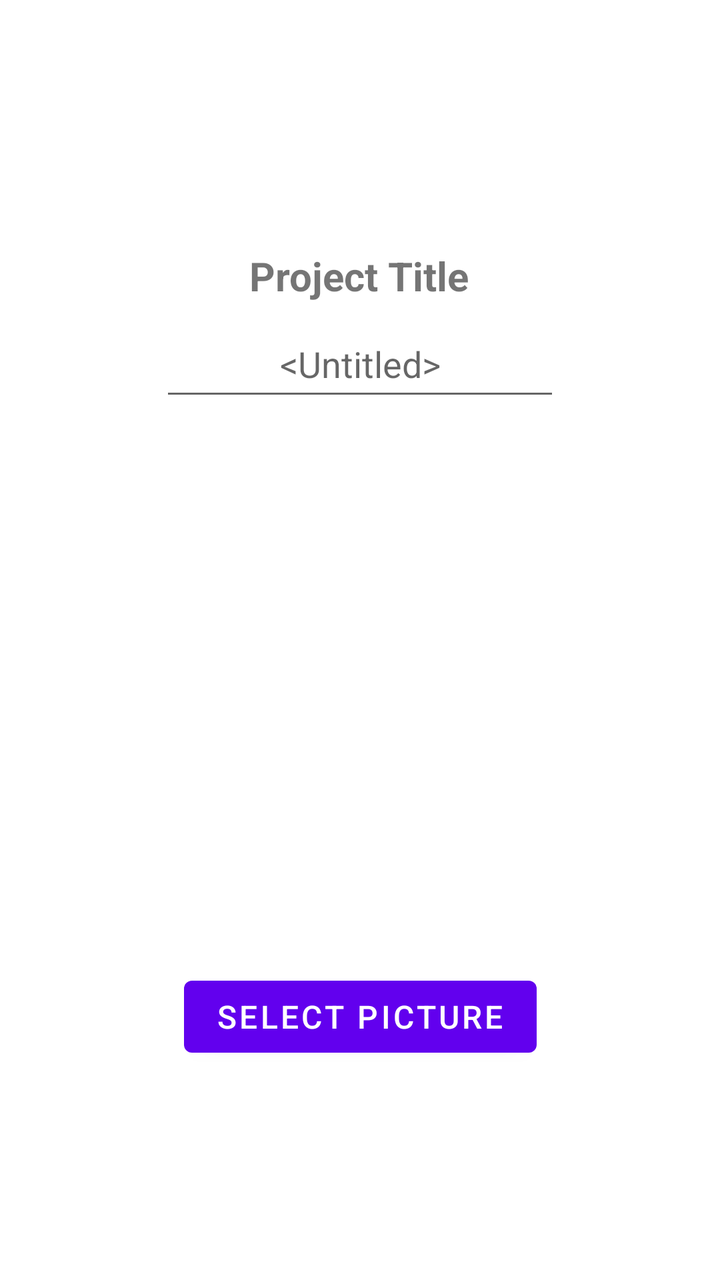
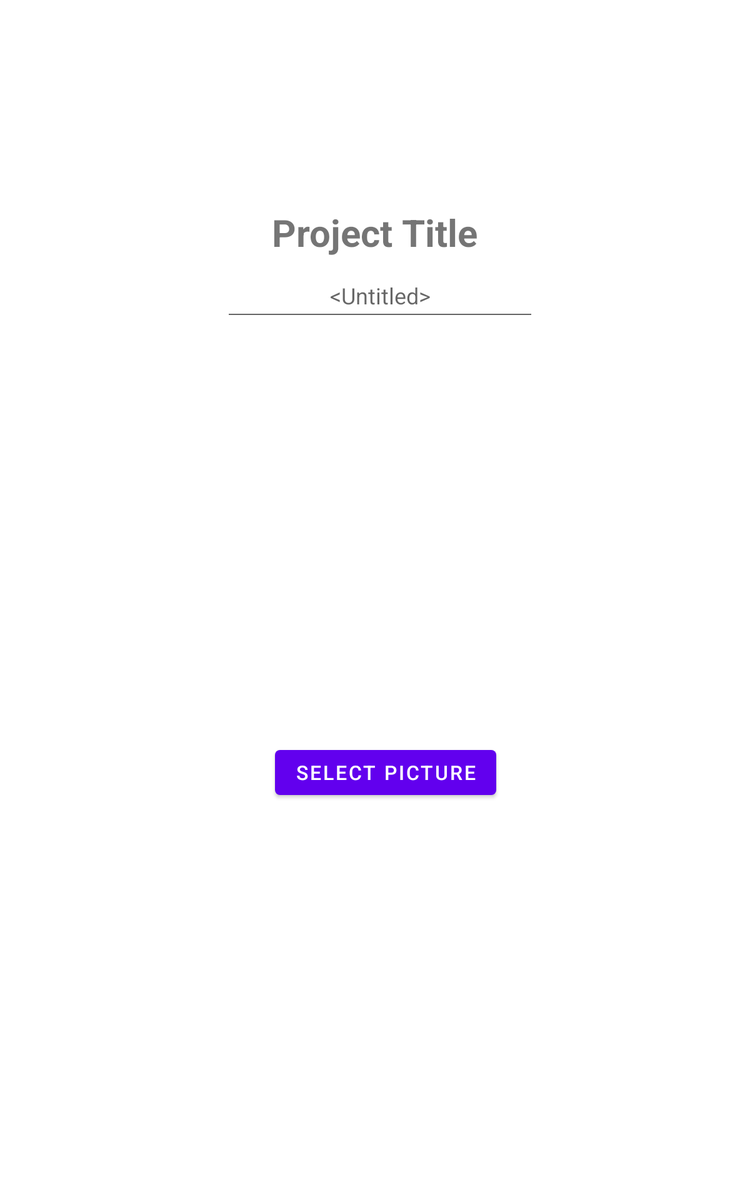

An Android layout and its configuration variant, each rendered on a device that would load it. The default file and the variant file are quoted in full after the pictures.
<!-- AndroidManifest.xml: application theme Theme.DrawTogether -->
<!-- res/layout/fragment_picture_draw.xml -->
<?xml version="1.0" encoding="utf-8"?>
<androidx.constraintlayout.widget.ConstraintLayout xmlns:android="http://schemas.android.com/apk/res/android"
    xmlns:app="http://schemas.android.com/apk/res-auto"
    xmlns:tools="http://schemas.android.com/tools"
    android:layout_width="match_parent"
    android:layout_height="match_parent"
    tools:context=".ui.picturedraw.PictureDrawFragment">

    <Button
        android:id="@+id/select_picture"
        android:layout_width="wrap_content"
        android:layout_height="wrap_content"
        android:layout_marginStart="11dp"
        android:layout_marginTop="39dp"
        android:layout_marginEnd="11dp"
        android:text="@string/board_config_picture"
        android:textSize="16sp"
        app:layout_constraintEnd_toEndOf="@+id/picture"
        app:layout_constraintStart_toStartOf="@+id/picture"
        app:layout_constraintTop_toBottomOf="@+id/picture" />

    <ImageView
        android:id="@+id/picture"
        android:layout_width="200dp"
        android:layout_height="200dp"
        android:layout_marginStart="105dp"
        android:layout_marginTop="40dp"
        android:contentDescription="@string/picture_change"
        app:layout_constraintEnd_toEndOf="@+id/project_name"
        app:layout_constraintHorizontal_bias="1.0"
        app:layout_constraintStart_toStartOf="@+id/project_name"
        app:layout_constraintTop_toBottomOf="@+id/project_name"
        app:srcCompat="@drawable/placeholder" />

    <EditText
        android:id="@+id/project_name"
        android:layout_width="200dp"
        android:layout_height="50dp"
        android:layout_marginTop="4dp"
        android:ems="10"
        android:hint="@android:string/untitled"
        android:inputType="textPersonName"
        android:maxLength="20"
        android:textAlignment="center"
        app:layout_constraintEnd_toEndOf="parent"
        app:layout_constraintStart_toStartOf="parent"
        app:layout_constraintTop_toBottomOf="@+id/textView7" />

    <TextView
        android:id="@+id/textView7"
        android:layout_width="wrap_content"
        android:layout_height="wrap_content"
        android:text="@string/title_project"
        android:textSize="20sp"
        android:textStyle="bold"
        app:layout_constraintBottom_toBottomOf="parent"
        app:layout_constraintEnd_toEndOf="parent"
        app:layout_constraintHorizontal_bias="0.498"
        app:layout_constraintStart_toStartOf="parent"
        app:layout_constraintTop_toTopOf="parent"
        app:layout_constraintVertical_bias="0.203" />

</androidx.constraintlayout.widget.ConstraintLayout>
<!-- resources referenced by this layout -->
<resources>
  <string name="board_config_picture">SELECT PICTURE</string>
  <string name="picture_change">Click picture to change</string>
  <string name="title_project">Project Title</string>
  <style name="Theme.DrawTogether" parent="Theme.MaterialComponents.DayNight.DarkActionBar">
          
          <item name="colorPrimary">@color/purple_500</item>
          <item name="colorPrimaryVariant">@color/blue_700</item>
          <item name="colorOnPrimary">@color/white</item>
          
          <item name="colorSecondary">@color/teal_200</item>
          <item name="colorSecondaryVariant">@color/teal_700</item>
          <item name="colorOnSecondary">@color/black</item>
          
          <item name="android:statusBarColor">?attr/colorPrimaryVariant</item>
          
      </style>
  <color name="purple_500">#FF6200EE</color>
  <color name="blue_700">#FF3700B3</color>
  <color name="white">#FFFFFFFF</color>
  <color name="teal_200">#FF03DAC5</color>
  <color name="teal_700">#FF018786</color>
  <color name="black">#FF000000</color>
</resources>
<!-- res/layout-sw600dp/fragment_picture_draw.xml (the repository's variant of the layout above) -->
<!-- drawn on a 7-inch tablet held upright -->
<?xml version="1.0" encoding="utf-8"?>
<androidx.constraintlayout.widget.ConstraintLayout xmlns:android="http://schemas.android.com/apk/res/android"
    xmlns:app="http://schemas.android.com/apk/res-auto"
    xmlns:tools="http://schemas.android.com/tools"
    android:layout_width="match_parent"
    android:layout_height="match_parent"
    tools:context=".ui.picturedraw.PictureDrawFragment">

    <Button
        android:id="@+id/select_picture"
        android:layout_width="wrap_content"
        android:layout_height="wrap_content"
        android:layout_marginStart="32dp"
        android:layout_marginTop="44dp"
        android:layout_marginEnd="32dp"
        android:text="@string/board_config_picture"
        android:textSize="16sp"
        app:layout_constraintEnd_toEndOf="@+id/picture"
        app:layout_constraintHorizontal_bias="1.0"
        app:layout_constraintStart_toStartOf="@+id/picture"
        app:layout_constraintTop_toBottomOf="@+id/picture" />

    <ImageView
        android:id="@+id/picture"
        android:layout_width="250dp"
        android:layout_height="250dp"
        android:layout_marginTop="40dp"
        android:contentDescription="@string/picture_change"
        app:layout_constraintEnd_toEndOf="@+id/project_name"
        app:layout_constraintHorizontal_bias="0.0"
        app:layout_constraintStart_toStartOf="@+id/project_name"
        app:layout_constraintTop_toBottomOf="@+id/project_name"
        app:srcCompat="@drawable/placeholder" />

    <EditText
        android:id="@+id/project_name"
        android:layout_width="250dp"
        android:layout_height="50dp"
        android:layout_marginTop="4dp"
        android:ems="10"
        android:hint="@android:string/untitled"
        android:inputType="textPersonName"
        android:maxLength="20"
        android:textAlignment="center"
        app:layout_constraintEnd_toEndOf="@+id/textView7"
        app:layout_constraintHorizontal_bias="0.454"
        app:layout_constraintStart_toStartOf="@+id/textView7"
        app:layout_constraintTop_toBottomOf="@+id/textView7" />

    <TextView
        android:id="@+id/textView7"
        android:layout_width="wrap_content"
        android:layout_height="wrap_content"
        android:text="@string/title_project"
        android:textSize="30sp"
        android:textStyle="bold"
        app:layout_constraintBottom_toBottomOf="parent"
        app:layout_constraintEnd_toEndOf="parent"
        app:layout_constraintStart_toStartOf="parent"
        app:layout_constraintTop_toTopOf="parent"
        app:layout_constraintVertical_bias="0.18" />

</androidx.constraintlayout.widget.ConstraintLayout>
